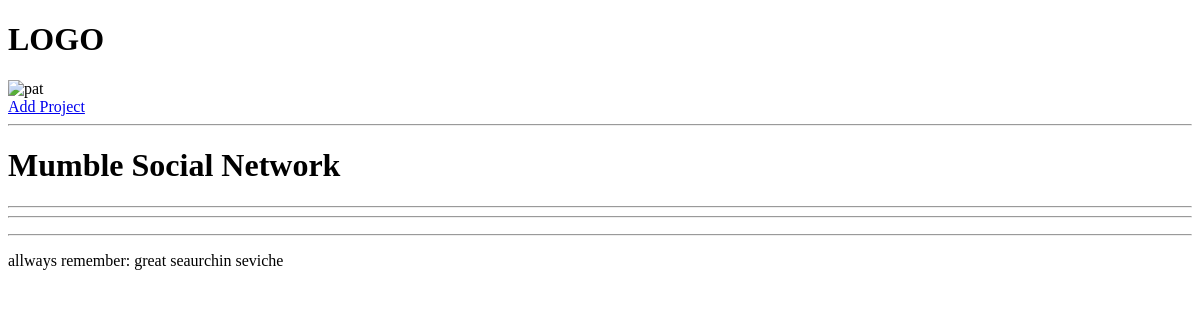
Page /project/6fbaa80e-42f9-40d5-a41f-72060d8d5c68/ on the earlier database version.
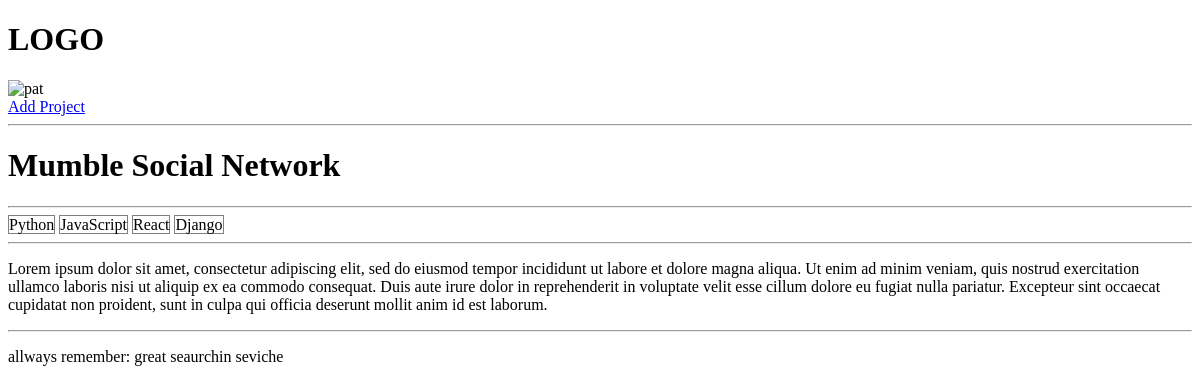
Same page on the later database version.
### projects/models.py (models this page shows, shortened)
class Project(models.Model):
    title = models.CharField(max_length=200)
    description = models.TextField(null=True, blank=True)
    demo_link = models.CharField(max_length=2000, null=True, blank=True)
    source_link = models.CharField(max_length=2000, null=True, blank=True)
    tags = models.ManyToManyField('Tag', blank=True)
    vote_total = models.IntegerField(default=0, null=True, blank=True)
    vote_ratio = models.IntegerField(default=0, null=True, blank=True)
    created = models.DateTimeField(auto_now_add=True)
    id = models.UUIDField(default=uuid.uuid4, unique=True, primary_key=True, editable=False)

class Tag(models.Model):
    name = models.CharField(max_length=200)
    created = models.DateTimeField(auto_now_add=True)
    id = models.UUIDField(default=uuid.uuid4, unique=True, primary_key=True, editable=False)
    def __str__(self):
        return self.name

### projects/views.py (the view)
# urls.py: path('project/<str:pk>/', views.project, name='project'),
def project(request, pk):
    projectObj = Project.objects.get(id=pk)
    return render(request, 'projects/single-project.html', {'project': projectObj})

### projects/templates/projects/single-project.html
{% extends 'main.html' %}
{% block content %}
<h1>{{project.title}}</h1>
<hr>
{%for tag in project.tags.all %}
    <span style="border: 1px solid gray;">{{tag}}</span>
{% endfor %}
<hr>
<p>{{project.description}}</p>
{% endblock content %}

### templates/main.html (shortened to what this page needs)
<!DOCTYPE html>
<html lang="en">
<head>
</head>
<body>
    {% include 'navbar.html' %}
    {% block content %}
    {% endblock content %}
    <hr>
    <p>allways remember: great seaurchin seviche</p>
</body>
</html>

### templates/navbar.html
<h1>LOGO</h1>
<img src="https://media.gq-magazine.co.uk/photos/6362687ed85a7b93f28a0904/1:1/
w_675,h_675,c_limit/Sigma-grindset-patrick-bateman.jpeg" alt="pat", width="130" height="130">
<br>
<a href="{%url 'create-project'%}">Add Project</a>
<hr>

Differences in the rows shown:
changed Project "Mumble Social Network": description (not shown) → "Lorem ipsum dolor sit amet, consectetur adipiscing elit, sed do eiusmod tempor incididunt ut labore et dolore magna aliqua. Ut enim ad minim veniam, quis nostrud exercitation ullamco laboris nisi ut aliquip ex ea commodo consequat. Duis aute irure dolor in reprehenderit in voluptate velit esse cillum dolore eu fugiat nulla pariatur. Excepteur sint occaecat cupidatat non proident, sunt in culpa qui officia deserunt mollit anim id est laborum."
added Tag: name "Python"
added Tag: name "JavaScript"
added Tag: name "React"
added Tag: name "Django"
